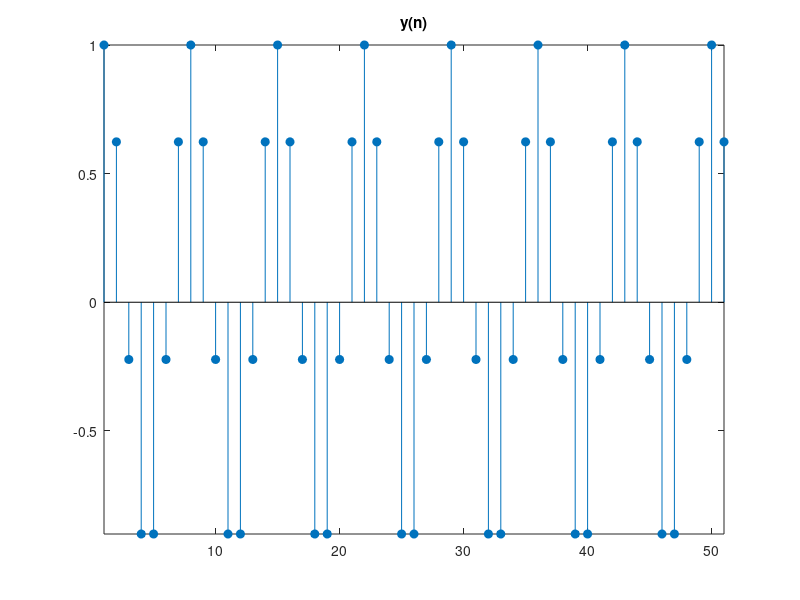
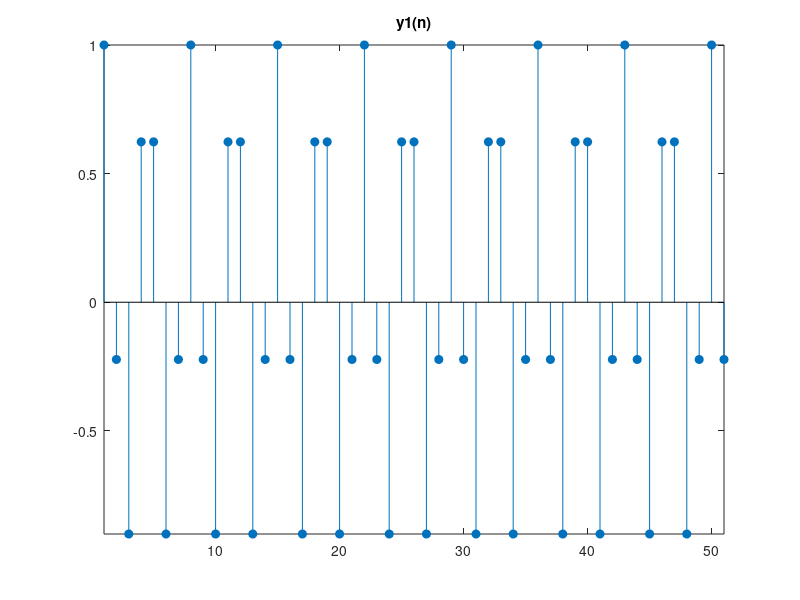
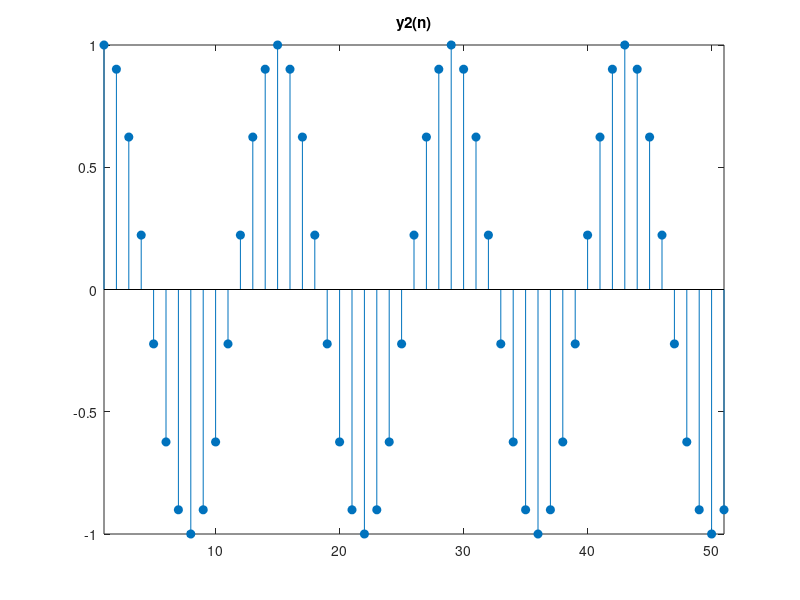

These figures' MATLAB source, in order:
%{

PROJECT 1 DSP
Group Members:
Ahmad Faaiz (1721421)
Eiman Salleh (1728753)

%}
% Part 2: DISCRETE TIME SYSTEM

n = [0:1:50];

y = cos((2*pi*n)/7);
y1 = cos((4*pi*n)/7);
y2 = cos((pi*n)/7);

% a)
figure(1)
stem(y,'filled');
title('y(n)');
axis tight

% b)
figure(2)
stem(y1,'filled');
title('y1(n)');
axis tight

% c)
figure(3)
stem(y2,'filled');
title('y2(n)');
axis tight